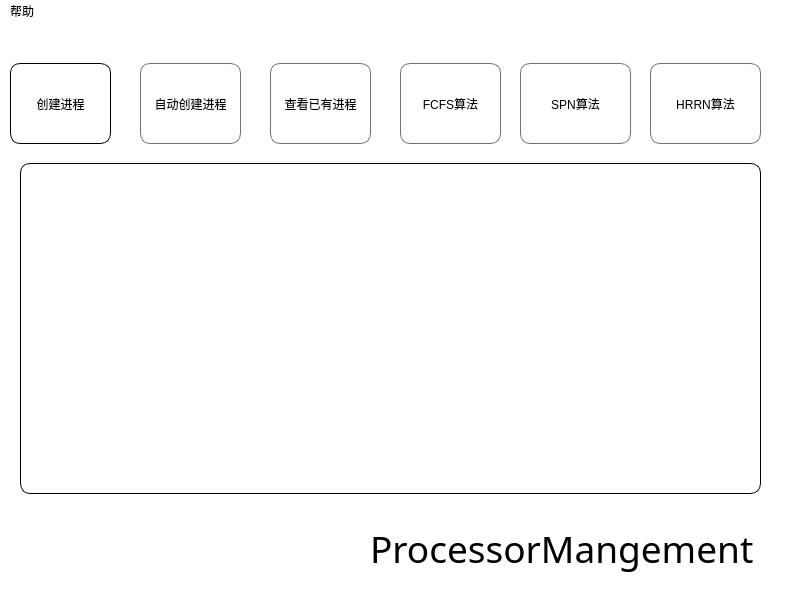
<?xml version="1.0" encoding="UTF-8"?>
<ui version="4.0">
 <class>MainWindow</class>
 <widget class="QMainWindow" name="MainWindow">
  <property name="geometry">
   <rect>
    <x>0</x>
    <y>0</y>
    <width>800</width>
    <height>600</height>
   </rect>
  </property>
  <property name="windowTitle">
   <string>MainWindow</string>
  </property>
  <property name="styleSheet">
   <string notr="true">background-color:rgb(255, 255, 255)</string>
  </property>
  <widget class="QWidget" name="centralwidget">
   <widget class="QPushButton" name="BCreate">
    <property name="geometry">
     <rect>
      <x>10</x>
      <y>40</y>
      <width>101</width>
      <height>81</height>
     </rect>
    </property>
    <property name="font">
     <font>
      <family>Arial</family>
      <weight>50</weight>
      <bold>false</bold>
     </font>
    </property>
    <property name="styleSheet">
     <string notr="true">QPushButton {
background-color:rgb(255, 255, 255);
border:1px solid;
border-radius: 10px;
}

QPushButton:hover {
background-color:rgb(197, 197, 197);

    border-color: rgba(255, 255, 255, 200);
    color: rgba(0, 0 ,0 ,200);
}

 




</string>
    </property>
    <property name="text">
     <string>创建进程</string>
    </property>
   </widget>
   <widget class="QPushButton" name="BAuto">
    <property name="geometry">
     <rect>
      <x>140</x>
      <y>40</y>
      <width>101</width>
      <height>81</height>
     </rect>
    </property>
    <property name="styleSheet">
     <string notr="true">QPushButton {
background-color:rgb(255, 255, 255);
border:1px solid #717171;
border-radius: 10px;
}

QPushButton:hover {
background-color:rgb(197, 197, 197);

    border-color: rgba(255, 255, 255, 200);
    color: rgba(0, 0 ,0 ,200);
}

 




</string>
    </property>
    <property name="text">
     <string>自动创建进程</string>
    </property>
   </widget>
   <widget class="QPushButton" name="BFCFS">
    <property name="geometry">
     <rect>
      <x>400</x>
      <y>40</y>
      <width>101</width>
      <height>81</height>
     </rect>
    </property>
    <property name="styleSheet">
     <string notr="true">QPushButton {
background-color:rgb(255, 255, 255);
border:1px solid #717171;
border-radius: 10px;
}

QPushButton:hover {
background-color:rgb(197, 197, 197);

    border-color: rgba(255, 255, 255, 200);
    color: rgba(0, 0 ,0 ,200);
}

 




</string>
    </property>
    <property name="text">
     <string>FCFS算法</string>
    </property>
   </widget>
   <widget class="QPushButton" name="BSPN">
    <property name="geometry">
     <rect>
      <x>520</x>
      <y>40</y>
      <width>111</width>
      <height>81</height>
     </rect>
    </property>
    <property name="styleSheet">
     <string notr="true">QPushButton {
background-color:rgb(255, 255, 255);
border:1px solid #717171;
border-radius: 10px;
}

QPushButton:hover {
background-color:rgb(197, 197, 197);

    border-color: rgba(255, 255, 255, 200);
    color: rgba(0, 0 ,0 ,200);
}

 




</string>
    </property>
    <property name="text">
     <string>SPN算法</string>
    </property>
   </widget>
   <widget class="QLabel" name="title">
    <property name="geometry">
     <rect>
      <x>370</x>
      <y>470</y>
      <width>901</width>
      <height>111</height>
     </rect>
    </property>
    <property name="font">
     <font>
      <family>LCDMono2</family>
      <pointsize>28</pointsize>
      <weight>50</weight>
      <bold>false</bold>
     </font>
    </property>
    <property name="text">
     <string>ProcessorMangement</string>
    </property>
   </widget>
   <widget class="QPushButton" name="BCheck">
    <property name="geometry">
     <rect>
      <x>270</x>
      <y>40</y>
      <width>101</width>
      <height>81</height>
     </rect>
    </property>
    <property name="styleSheet">
     <string notr="true">QPushButton {
background-color:rgb(255, 255, 255);
border:1px solid #717171;
border-radius: 10px;
}

QPushButton:hover {
background-color:rgb(197, 197, 197);

    border-color: rgba(255, 255, 255, 200);
    color: rgba(0, 0 ,0 ,200);
}

 




</string>
    </property>
    <property name="text">
     <string>查看已有进程</string>
    </property>
   </widget>
   <widget class="QTableWidget" name="table">
    <property name="geometry">
     <rect>
      <x>20</x>
      <y>140</y>
      <width>741</width>
      <height>331</height>
     </rect>
    </property>
    <property name="styleSheet">
     <string notr="true">border:1px solid;
border-radius: 10px;</string>
    </property>
    <attribute name="verticalHeaderVisible">
     <bool>false</bool>
    </attribute>
   </widget>
   <widget class="QPushButton" name="BHRRN">
    <property name="geometry">
     <rect>
      <x>650</x>
      <y>40</y>
      <width>111</width>
      <height>81</height>
     </rect>
    </property>
    <property name="styleSheet">
     <string notr="true">QPushButton {
background-color:rgb(255, 255, 255);
border:1px solid #717171;
border-radius: 10px;
}

QPushButton:hover {
background-color:rgb(197, 197, 197);

    border-color: rgba(255, 255, 255, 200);
    color: rgba(0, 0 ,0 ,200);
}

 




</string>
    </property>
    <property name="text">
     <string>HRRN算法</string>
    </property>
   </widget>
  </widget>
  <widget class="QMenuBar" name="menuBar">
   <property name="geometry">
    <rect>
     <x>0</x>
     <y>0</y>
     <width>800</width>
     <height>26</height>
    </rect>
   </property>
   <widget class="QMenu" name="menuHelp">
    <property name="font">
     <font>
      <pointsize>11</pointsize>
     </font>
    </property>
    <property name="title">
     <string>帮助</string>
    </property>
    <addaction name="tips"/>
   </widget>
   <addaction name="menuHelp"/>
  </widget>
  <action name="action">
   <property name="text">
    <string>Help</string>
   </property>
  </action>
  <action name="tips">
   <property name="enabled">
    <bool>true</bool>
   </property>
   <property name="text">
    <string>tips</string>
   </property>
   <property name="font">
    <font>
     <family>Arial</family>
     <pointsize>11</pointsize>
    </font>
   </property>
   <property name="visible">
    <bool>true</bool>
   </property>
  </action>
 </widget>
 <resources/>
 <connections/>
</ui>
